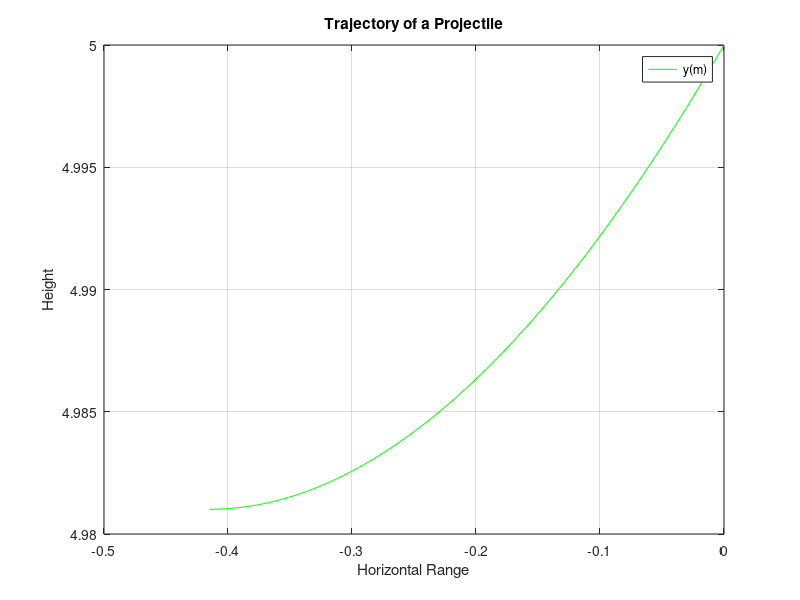

The MATLAB source for this figure:

h = input ('Input the height of the projectile (in meters): ');
v = input ('Input the velocity (in m/s): ');
theta = input ('Input the angle (in degrees) with respect to +x-axis: ');
ax = input ('Input the x-component of the acceleration (in m/s^2): ');
ay = input ('Input the y-component of the acceleration (in m/s^2): ');

v0y = v*sind(theta);
v0x = v*cosd(theta);
t0 = 0;
tf = (sqrt((v0y)^2 - (2*ay*h)) - v0y)/ay;

if ay == 0
    error 'There is no free fall when vertical acceleration is zero.'    
end

if tf <=0
    tf = (-sqrt((v*sind(theta))^2 - (2*ay*h)) - v*sind(theta))/ay;
end

t = 0:tf/100:tf;
y = v0y.*t + (ay.*(t.^2))./2 + h;
x = v0x.*t + (ax.*(t.^2))./2;
plot (x,y,'-g')


xlabel ('Horizontal Range')
ylabel ('Height')
legend ('y(m)')
grid on
title ('Trajectory of a Projectile')
    